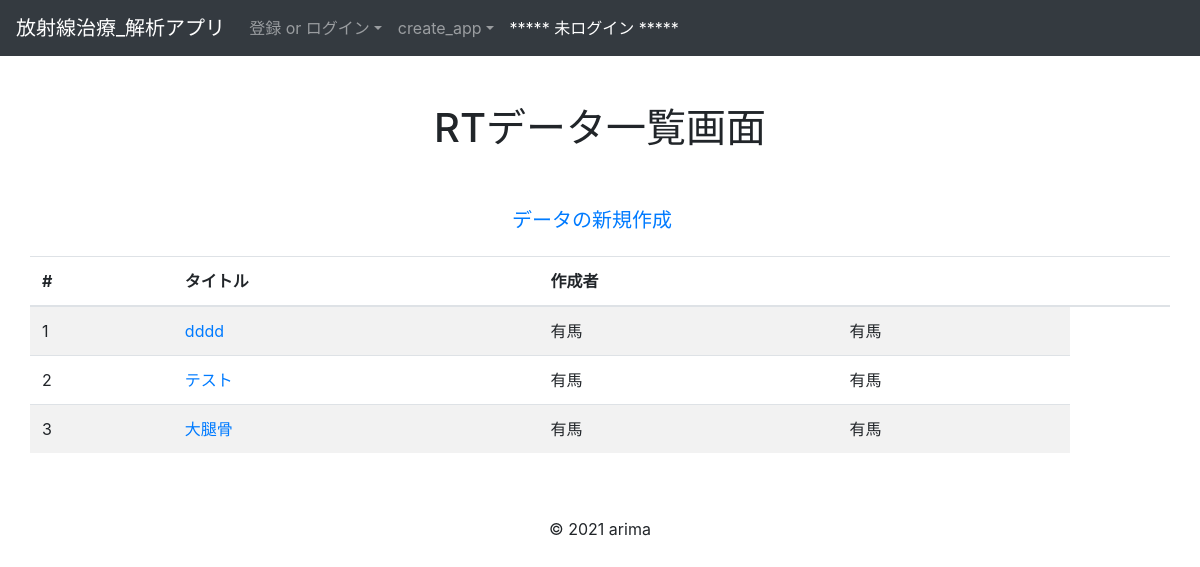
Page /analytics/list_rtdatas/ on the earlier database version.
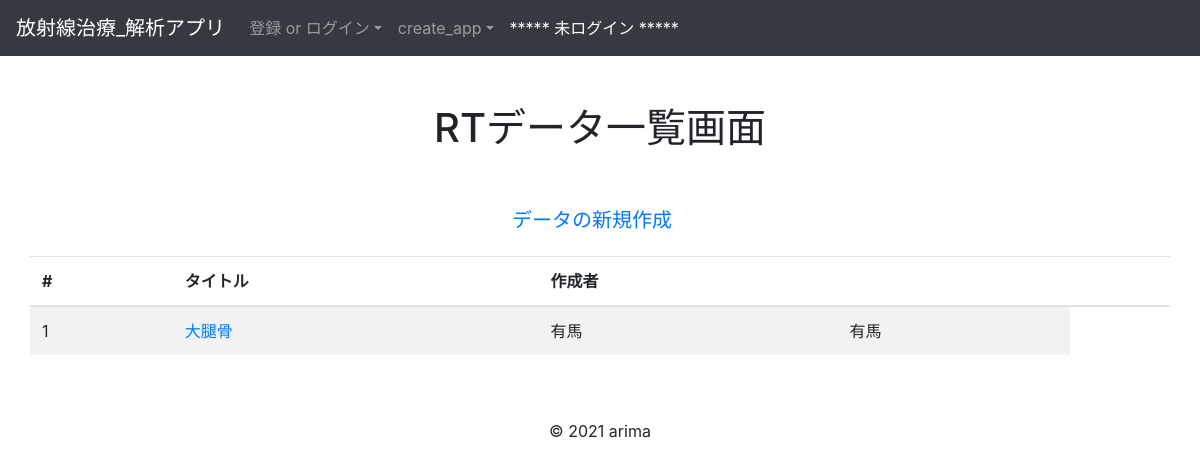
Same page on the later database version.
### analytics/models.py (models this page shows, shortened)
class BaseModel(models.Model):
    create_at = models.DateTimeField(default=timezone.datetime.now(pytz.timezone('Asia/Tokyo')))
    update_at = models.DateTimeField(default=timezone.datetime.now(pytz.timezone('Asia/Tokyo')))
    class Meta:
        abstract = True #Tableとして作成されないようにする

class Rtdatas(BaseModel):
    region = models.CharField(max_length=10)
    user = models.ForeignKey(
        'accounts.Users', on_delete=models.CASCADE
    )
    objects = RtdatasManager()
    class Meta:
        db_table = 'rtdata'
        verbose_name_plural = 'RTデータ'
    def get_absolute_url(self):
        return reverse_lazy('analytics:detail_rtdata', kwargs={'pk': self.pk})

### accounts/models.py (models this page shows, shortened)
class Users(AbstractBaseUser, PermissionsMixin):
    username = models.CharField(max_length=150)
    company = models.CharField(max_length=150)
    email = models.EmailField(max_length=255, unique=True)
    is_active = models.BooleanField(default=True)
    is_staff = models.BooleanField(default=False)
    USERNAME_FIELD = 'email'
    REQUIRED_FIELDS = ['username']
    objects = UserManager()
    def __str__(self):
        return self.username

### analytics/views.py (the view)
# urls.py: path('list_rtdatas/', RtdataListView.as_view(), name='list_rtdatas'),
class RtdataListView(ListView):
    model = Rtdatas
    template_name = 'analytics/list_rtdatas.html'
    def get_queryset(self):
        qs = super(RtdataListView, self).get_queryset()
        if 'region' in self.kwargs:
            qs = qs.filter(name__startswith=self.kwargs['name'])
        qs = qs.order_by('region')
        return qs

### templates/analytics/list_rtdatas.html (shortened to what this page needs)
{% extends "base.html" %}
{% block content %}
<div class="container">
    <h1 class="text-center my-5">RTデータ一覧画面</h1>
  <div class="row justify-content-center">
    <p><a class="navbar-brand" href="{% url 'analytics:create_rtdata' %}">データの新規作成</a></p>
    <table class="table table-striped table-hover">
      <thead>
        <tr>
          <th>#</th>
          <th>タイトル</th>
          <th>作成者</th>
          <th></th>
          <th></th>
        </tr>
      </thead>
      <tbody>
        {% for object in object_list %}
          <tr>
            <td>{{ forloop.counter }}</td>
            <td><a href="{{ object.get_absolute_url }}">{{ object.region }}</a></td>
            <td>{{  object.user }}</td>
            {% if  object.user.id == user.id %}
              <td><a href="{% url 'analytics:edit_rtdata' object.id %}">編集</a></td>
              <td><a href="{% url 'analytics:delete_rtdata' object.id %}">削除</a></td>
            {% else %}
              <td>{{  object.user }}</td>
            {% endif %}
          </tr>
        {% endfor %}
      </tbody>
    </table>
  </div>
</div>
{% endblock %}

Differences in the rows shown:
removed Rtdatas: region "dddd", user "有馬"
removed Rtdatas: region "テスト", user "有馬"
